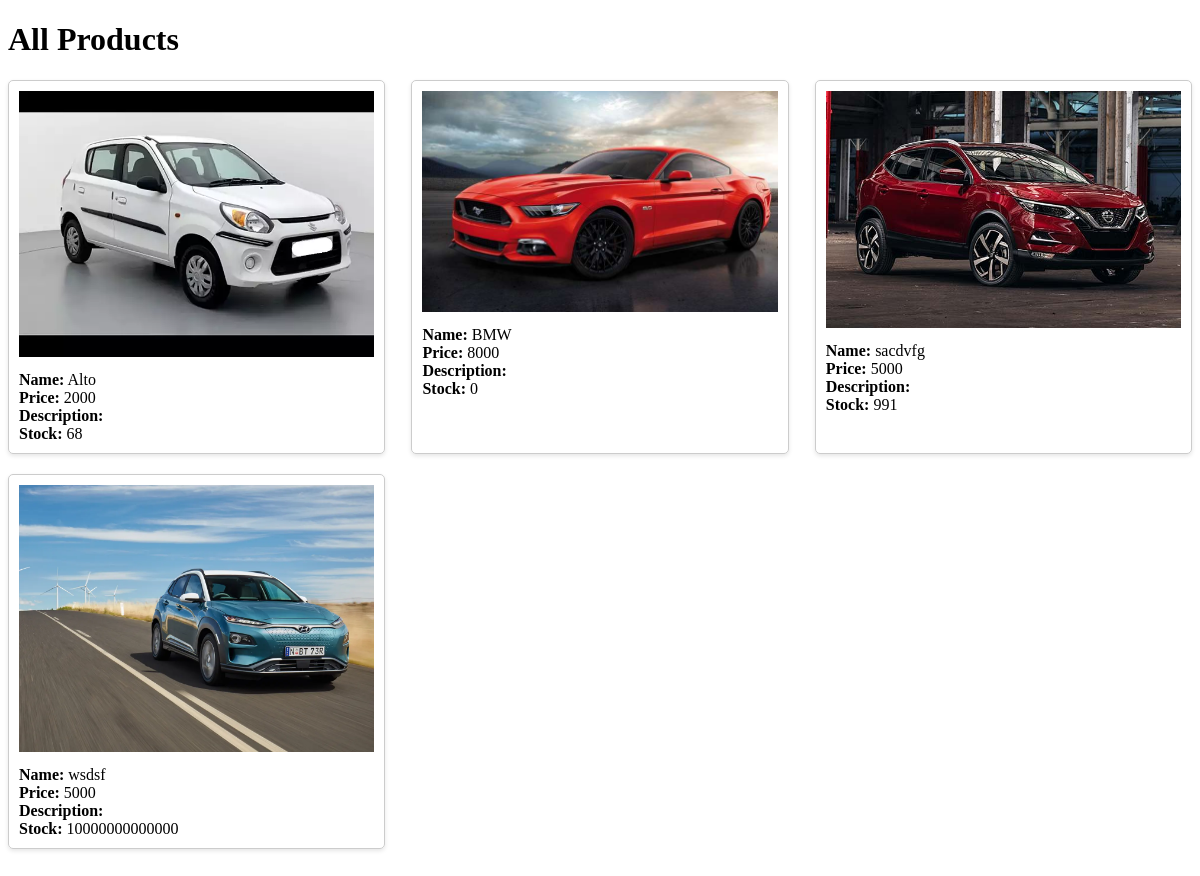
Page /view-products/ on the committed database.
### grocery/models.py (models this page shows, shortened)
class Product(models.Model):
    category = models.ForeignKey(Category, on_delete=models.CASCADE, related_name='products', null=True)
    image = models.FileField(null=True)
    name = models.CharField(max_length=100)
    price = models.IntegerField(null=True)
    desc = models.TextField(null=True)
    stock = models.IntegerField(default=0)

### grocery/views.py (the view)
# urls.py: path('view-products/', view_products, name='view_products'),
def view_products(request):
    products = Product.objects.all()
    return render(request, 'products.html', {'products': products})

### grocery/templates/products.html (shortened to what this page needs)
<!DOCTYPE html>
<html lang="en">
<head>
</head>
<body>
    <h1>All Products</h1>
    <ul class="product-container">
        {% for product in products %}
        <li class="product-item">
            <img src="{{ product.image.url }}" alt="{{ product.name }}">
            <div class="product-details">
                <strong>Name:</strong> {{ product.name }}<br>
                <strong>Price:</strong> {{ product.price }}<br>
                <strong>Description:</strong> {{ product.description }}<br>
                <strong>Stock:</strong> {{ product.stock }}<br>
            </div>
        </li>
        {% endfor %}
    </ul>
</body>
</html>

### grocery/templates/products.html (style rules this page uses)
.product-container { display: flex; flex-wrap: wrap; justify-content: space-between; list-style: none; padding: 0; margin: 0; }
.product-item { flex-basis: 30%; margin-bottom: 20px; padding: 10px; border: 1px solid #ccc; border-radius: 5px; box-shadow: 0 2px 4px rgba(0, 0, 0, 0.1); }
.product-item img { max-width: 100%; height: auto; }
.product-details { margin-top: 10px; }

### rows in the picture
Product: image (picture), name "Alto", price "2000", stock "68"
Product: image (picture), name "BMW", price "8000", stock "0"
Product: image (picture), name "sacdvfg", price "5000", stock "991"
Product: image (picture), name "wsdsf", price "5000", stock "10000000000000"
